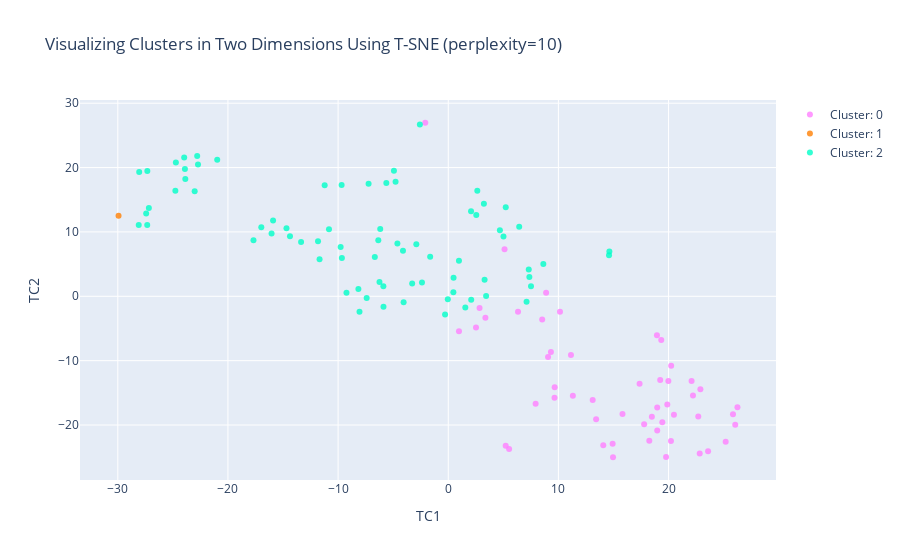
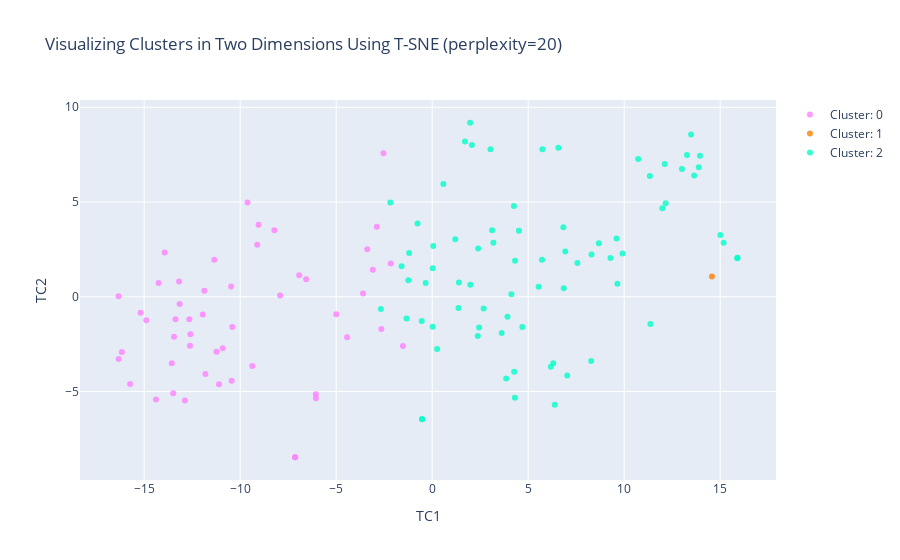

Notebook code for these charts, in order:
### Markdown cell above
## Tuning the Perplexity level in 2D?

### Code cell
plotX = df_train.copy()

def build_sets(perplexity, plotX):
    tsne_1d = TSNE(n_components=1, perplexity=perplexity)
    tsne_2d = TSNE(n_components=2, perplexity=perplexity)
    tsne_3d = TSNE(n_components=3, perplexity=perplexity)

    TCs_1d = pd.DataFrame(tsne_1d.fit_transform(plotX.drop(["cluster"], axis=1)), index=plotX.index)
    TCs_2d = pd.DataFrame(tsne_2d.fit_transform(plotX.drop(["cluster"], axis=1)), index=plotX.index)
    TCs_3d = pd.DataFrame(tsne_3d.fit_transform(plotX.drop(["cluster"], axis=1)), index=plotX.index)

    TCs_1d.columns = ["TC1_1d"]
    PCs_1d.columns = ["PC1_1d"]
    TCs_2d.columns = ["TC1_2d","TC2_2d"]
    TCs_3d.columns = ["TC1_3d","TC2_3d","TC3_3d"]

    plotX = pd.concat([plotX,TCs_1d,TCs_2d,TCs_3d], axis=1, join='inner')
    plotX["dummy"] = 0

    cluster0 = plotX[plotX["cluster"] == 0]
    cluster1 = plotX[plotX["cluster"] == 1]
    cluster2 = plotX[plotX["cluster"] == 2]
    
    return cluster0,cluster1,cluster2

init_notebook_mode(connected=True)

for i in [10,20,30, 40,50,60, 70,80,90]:
    c0,c1,c2 = build_sets(i,plotX)    

    data = [
        make_scat(0, dict(color = 'rgba(255, 128, 255, 0.8)'), c0),
        make_scat(1, dict(color ='rgba(255, 128, 2, 0.8)'), c1),
        make_scat(2, dict(color ='rgba(0, 255, 200, 0.8)'), c2),
    ]
    title = "Visualizing Clusters in Two Dimensions Using T-SNE (perplexity=" + str(i) + ")"
    layout = dict(title = title, xaxis= dict(title= 'TC1',ticklen= 5,zeroline= False), yaxis= dict(title= 'TC2',ticklen= 5,zeroline= False))
    fig = dict(data = data, layout = layout)
    iplot(fig, image_width=400, image_height=300)

### Figure 1 — Plotly figure (JSON) as saved in the notebook; plotly's stock layout.template omitted (floating-point values rounded to 4 significant figures)
{"data": [{"marker": {"color": "rgba(255, 128, 255, 0.8)"}, "mode": "markers", "name": "Cluster: 0", "text": ["Sierra Leone", "Kenya", "Liechtenstein", "Ethiopia", "Sudan", "Benin", "West Bank and Gaza", "India", "Somalia", "Honduras", "Equatorial Guinea", "Bolivia", "Guinea-Bissau", "Zambia", "Bangladesh", "Indonesia", "Jamaica", "South Africa", "Angola", "Cote d'Ivoire", "Timor-Leste", "Kosovo", "Mali", "Gabon", "Malawi", "Mauritania", "Mozambique", "Haiti", "Guyana", "Philippines", "Ghana", "Madagascar", "Central African Republic", "Namibia", "Guatemala", "Cambodia", "Burundi", "Tanzania", "Zimbabwe", "Sao Tome and Principe", "Burkina Faso", "Senegal", "Papua New Guinea", "Guinea", "Rwanda", "Chad", "Niger", "Bhutan", "Cabo Verde", "Cameroon", "Pakistan"], "type": "scatter", "x": [19.89, 19.98, 5.217, 22.7, 11.14, 19.43, 7.933, -2.086, 14.96, 5.11, 19.78, 2.842, 18.97, 13.11, 26.26, 0.9746, 6.335, 9.649, 18.25, 18.49, 19.34, 5.526, 18.97, 9.661, 22.22, 15.82, 14.07, 13.42, 8.884, 2.52, 17.37, 14.92, 22.83, 11.31, 3.374, 10.15, 22.89, 19.24, 20.24, 9.062, 20.49, 17.78, 18.95, 20.22, 22.09, 23.59, 25.19, 8.528, 9.322, 26.05, 25.85], "y": [-16.83, -13.15, -23.24, -18.67, -9.116, -19.58, -16.71, 26.96, -25.01, 7.319, -24.96, -1.807, -17.28, -16.13, -17.23, -5.442, -2.414, -15.77, -22.45, -18.72, -6.803, -23.73, -20.84, -14.14, -15.4, -18.29, -23.13, -19.1, 0.5686, -4.856, -13.58, -22.9, -24.42, -15.46, -3.336, -2.392, -14.46, -13.01, -10.79, -9.442, -18.42, -19.89, -6.055, -22.48, -13.17, -24.06, -22.61, -3.599, -8.659, -19.96, -18.33]}, {"marker": {"color": "rgba(255, 128, 2, 0.8)"}, "mode": "markers", "name": "Cluster: 1", "text": ["United States"], "type": "scatter", "x": [-29.93], "y": [12.5]}, {"marker": {"color": "rgba(0, 255, 200, 0.8)"}, "mode": "markers", "name": "Cluster: 2", "text": ["Slovenia", "Fiji", "Malta", "Paraguay", "Croatia", "Mongolia", "Denmark", "Ukraine", "Germany", "Algeria", "Azerbaijan", "Cyprus", "Bahrain", "Belgium", "Singapore", "Japan", "Andorra", "Morocco", "Spain", "Chile", "Brazil", "Kazakhstan", "Monaco", "Dominican Republic", "Mexico", "Mauritius", "Nicaragua", "Tunisia", "Uzbekistan", "Lebanon", "Finland", "Georgia", "Saudi Arabia", "Italy", "United Kingdom", "United Arab Emirates", "Albania", "Peru", "Suriname", "Moldova", "Lithuania", "Israel", "Netherlands", "Maldives", "Greece", "Serbia", "Turkey", "Antigua and Barbuda", "Estonia", "Cuba", "Ecuador", "Belarus", "Latvia", "Austria", "France", "Grenada", "Portugal", "Luxembourg", "Sweden", "Iceland", "San Marino", "El Salvador", "Belize", "Panama", "Costa Rica", "Dominica", "Hungary", "Qatar", "Oman", "Trinidad and Tobago", "Armenia", "China", "Uruguay", "Thailand", "Norway"], "type": "scatter", "x": [-15.9, -4.053, -10.83, -0.04047, -13.36, 6.442, -23.97, 2.638, -24.77, 7.309, 4.689, -9.768, -5.621, -28.06, -9.68, -23.02, 14.63, 7.364, -28.1, -4.616, 0.9729, -8.057, -11.22, -1.642, 0.4825, -8.158, 7.11, 8.633, -5.879, -0.2876, -23.91, 2.069, -4.782, -27.33, -27.18, -7.232, -9.657, 2.084, 5.015, -9.24, -16.04, -6.35, -27.32, -7.406, -11.68, 3.237, 5.221, -6.242, -14.69, -6.666, 1.549, -17.68, -14.37, -23.87, -27.42, -5.89, -11.82, -20.97, -24.73, -22.79, -6.176, 3.437, 7.513, 0.4642, -2.898, 14.6, -16.97, -4.93, 3.3, -3.276, 2.545, -2.576, -4.11, -2.385, -22.72], "y": [11.76, -0.9435, 10.42, -0.461, 8.433, 10.79, 21.58, 16.38, 16.39, 4.157, 10.26, 7.642, 17.6, 19.29, 17.3, 16.31, 6.942, 3.016, 11.07, 8.188, 5.538, -2.383, 17.24, 6.153, 2.887, 1.127, -0.8638, 5.032, -1.606, -2.83, 19.77, 13.21, 17.8, 11.06, 13.74, 17.48, 5.933, -0.5303, 9.299, 0.5396, 9.749, 8.721, 19.45, -0.2781, 5.744, 14.38, 13.84, 2.217, 10.57, 6.102, -1.759, 8.707, 9.332, 18.23, 12.88, 1.55, 8.546, 21.21, 20.77, 21.8, 10.47, 0.0393, 1.569, 0.6209, 8.097, 6.394, 10.71, 19.51, 2.563, 1.973, 12.62, 26.69, 7.072, 2.151, 20.48]}], "layout": {"title": {"text": "Visualizing Clusters in Two Dimensions Using T-SNE (perplexity=10)"}, "xaxis": {"ticklen": 5, "title": {"text": "TC1"}, "zeroline": false}, "yaxis": {"ticklen": 5, "title": {"text": "TC2"}, "zeroline": false}}}

### Figure 2 — Plotly figure (JSON) as saved in the notebook; plotly's stock layout.template omitted (floating-point values rounded to 4 significant figures)
{"data": [{"marker": {"color": "rgba(255, 128, 255, 0.8)"}, "mode": "markers", "name": "Cluster: 0", "text": ["Sierra Leone", "Kenya", "Liechtenstein", "Ethiopia", "Sudan", "Benin", "West Bank and Gaza", "India", "Somalia", "Honduras", "Equatorial Guinea", "Bolivia", "Guinea-Bissau", "Zambia", "Bangladesh", "Indonesia", "Jamaica", "South Africa", "Angola", "Cote d'Ivoire", "Timor-Leste", "Kosovo", "Mali", "Gabon", "Malawi", "Mauritania", "Mozambique", "Haiti", "Guyana", "Philippines", "Ghana", "Madagascar", "Central African Republic", "Namibia", "Guatemala", "Cambodia", "Burundi", "Tanzania", "Zimbabwe", "Sao Tome and Principe", "Burkina Faso", "Senegal", "Papua New Guinea", "Guinea", "Rwanda", "Chad", "Niger", "Bhutan", "Cabo Verde", "Cameroon", "Pakistan"], "type": "scatter", "x": [-12.59, -11.24, -7.139, -13.56, -7.922, -13.37, -9.617, -2.538, -16.33, -1.524, -13.93, -2.158, -13.45, -10.47, -12.88, -2.885, -3.599, -9.042, -13.18, -12.65, -6.06, -7.14, -13.15, -8.22, -10.44, -11.86, -15.18, -11.35, -2.646, -3.383, -10.41, -14.89, -16.16, -9.112, -3.091, -4.429, -11.1, -10.91, -9.372, -6.926, -12.61, -11.95, -6.056, -14.25, -11.81, -16.33, -15.73, -4.998, -6.565, -14.38, -13.49], "y": [-1.981, -2.896, -8.466, -3.51, 0.06428, -1.182, 4.974, 7.571, 0.03383, -2.59, 2.342, 1.764, -2.104, 0.5454, -5.474, 3.692, 0.1776, 3.807, 0.8136, -1.189, -5.137, -8.466, -0.3778, 3.509, -4.425, 0.3183, -0.8402, 1.957, -1.697, 2.503, -1.594, -1.233, -2.907, 2.748, 1.431, -2.14, -4.613, -2.72, -3.647, 1.137, -2.581, -0.9352, -5.348, 0.7245, -4.068, -3.287, -4.605, -0.915, 0.9202, -5.414, -5.095]}, {"marker": {"color": "rgba(255, 128, 2, 0.8)"}, "mode": "markers", "name": "Cluster: 1", "text": ["United States"], "type": "scatter", "x": [14.57], "y": [1.068]}, {"marker": {"color": "rgba(0, 255, 200, 0.8)"}, "mode": "markers", "name": "Cluster: 2", "text": ["Slovenia", "Fiji", "Malta", "Paraguay", "Croatia", "Mongolia", "Denmark", "Ukraine", "Germany", "Algeria", "Azerbaijan", "Cyprus", "Bahrain", "Belgium", "Singapore", "Japan", "Andorra", "Morocco", "Spain", "Chile", "Brazil", "Kazakhstan", "Monaco", "Dominican Republic", "Mexico", "Mauritius", "Nicaragua", "Tunisia", "Uzbekistan", "Lebanon", "Finland", "Georgia", "Saudi Arabia", "Italy", "United Kingdom", "United Arab Emirates", "Albania", "Peru", "Suriname", "Moldova", "Lithuania", "Israel", "Netherlands", "Maldives", "Greece", "Serbia", "Turkey", "Antigua and Barbuda", "Estonia", "Cuba", "Ecuador", "Belarus", "Latvia", "Austria", "France", "Grenada", "Portugal", "Luxembourg", "Sweden", "Iceland", "San Marino", "El Salvador", "Belize", "Panama", "Costa Rica", "Dominica", "Hungary", "Qatar", "Oman", "Trinidad and Tobago", "Armenia", "China", "Uruguay", "Thailand", "Norway"], "type": "scatter", "x": [9.599, 1.369, 6.831, -0.3411, 7.563, 4.308, 13.88, 8.282, 11.34, 0.02649, 4.27, 5.718, 2.066, 11.98, 5.739, 10.73, -0.5233, -0.5463, 15.88, 3.187, -2.181, 4.123, 6.571, 1.204, 0.05463, 3.921, -2.671, 0.2564, 2.679, -0.7613, 13.01, 6.305, 1.705, 15.9, 15.01, 3.035, 5.543, -1.2, 3.853, 4.695, 9.284, 4.517, 12.16, 3.619, 6.852, 7.035, 6.384, 2.374, 8.682, 4.317, -1.592, 9.647, 8.298, 12.11, 15.18, 2.441, 6.931, 13.48, 13.64, 13.95, 4.255, -1.245, -1.338, 0.02658, 2.393, -0.5317, 9.914, 1.975, 0.5814, 1.985, 6.18, 11.36, 3.12, 1.391, 13.27], "y": [3.075, -0.5845, 3.675, 0.7351, 1.778, -5.331, 6.837, -3.384, 6.38, -1.586, -3.956, 1.955, 8.01, 4.679, 7.79, 7.268, -6.461, -1.274, 2.04, 2.858, 4.979, 0.1319, 7.868, 3.031, 2.679, -1.049, -0.6454, -2.76, -0.6223, 3.863, 6.738, -3.508, 8.196, 2.062, 3.258, 7.79, 0.5312, 2.305, -4.316, -1.592, 2.044, 3.487, 4.939, -1.908, 0.4496, -4.156, -5.691, -2.064, 2.826, 1.903, 1.612, 0.6937, 2.23, 7.008, 2.851, -1.616, 2.396, 8.566, 6.396, 7.445, 4.795, 0.8707, -1.139, 1.504, 2.551, -6.454, 2.288, 9.184, 5.958, 0.6378, -3.696, -1.438, 3.506, 0.7506, 7.479]}], "layout": {"title": {"text": "Visualizing Clusters in Two Dimensions Using T-SNE (perplexity=20)"}, "xaxis": {"ticklen": 5, "title": {"text": "TC1"}, "zeroline": false}, "yaxis": {"ticklen": 5, "title": {"text": "TC2"}, "zeroline": false}}}
